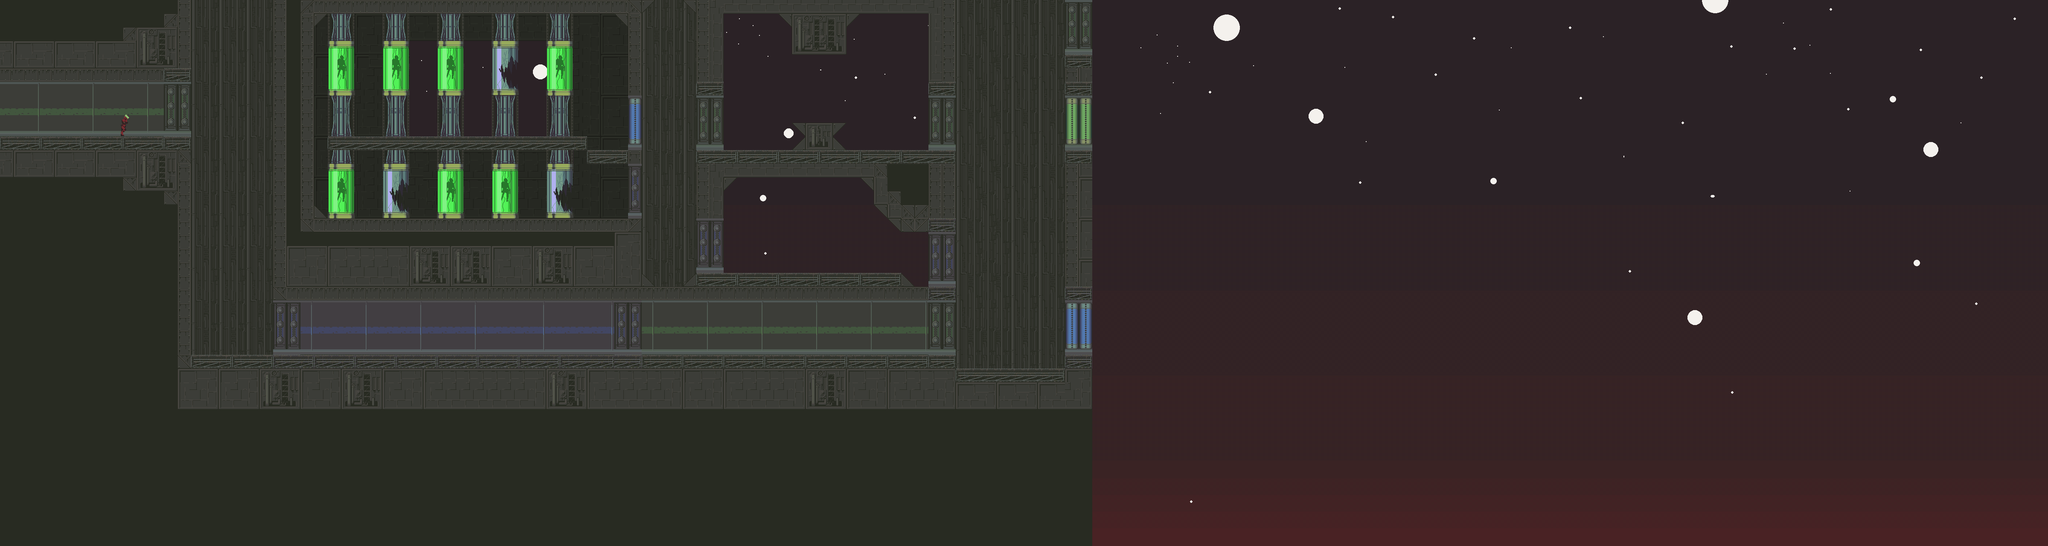

Rendered tile map (Tiled .tmx) drawn with the repository's tilesets; below, a short description and the map source with its tile grids summarised:
An orthogonal 150x40 tile map with 32x32 px tiles, 4 tile layers (Calque de Tuiles 2, Calque de Tuiles 1, Calque de Tuiles 4, Calque de Tuiles 3), 3 tilesets, 1 image layer.

<map version="1.5" tiledversion="1.7.2" orientation="orthogonal" renderorder="right-down" width="150" height="40" tilewidth="32" tileheight="32" infinite="0" nextlayerid="6" nextobjectid="1">
 <editorsettings>
  <export target="map.json" format="json" />
 </editorsettings>
 <tileset firstgid="1" source="../../asset_and_map/map/shipblue.tsx" />
 <tileset firstgid="226" source="../../asset_and_map/map/shipblue.tsx" />
 <tileset firstgid="451" source="../../asset_and_map/map/perso.tsx" />
 <imagelayer id="2" name="Calque d'Images 1" offsetx="-0.00578125" offsety="-0.0057675">
  <image source="backgroundfull.png" width="4800" height="1280" />
 </imagelayer>
 <layer id="3" name="Calque de Tuiles 2" width="150" height="40">
  <data>[6000 cells, 1234 non-empty, 82 distinct tile ids]</data>
 </layer>
 <layer id="1" name="Calque de Tuiles 1" width="150" height="40">
  <data>[6000 cells, 2151 non-empty, 111 distinct tile ids]</data>
 </layer>
 <layer id="5" name="Calque de Tuiles 4" width="150" height="40">
  <data>[6000 cells, 0 non-empty, 0 distinct tile ids]</data>
 </layer>
 <layer id="4" name="Calque de Tuiles 3" width="150" height="40">
  <data>[6000 cells, 4 non-empty, 4 distinct tile ids]</data>
 </layer>
</map>